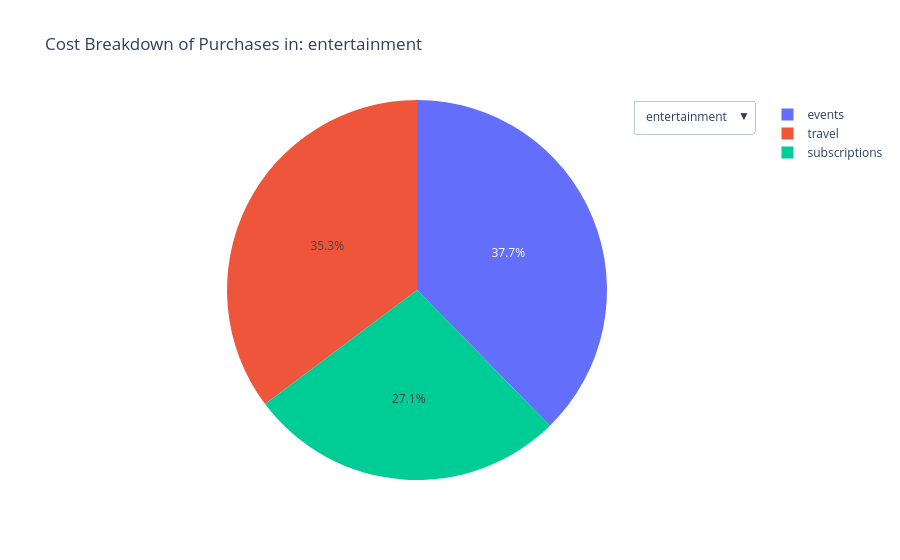

This figure's notebook cell:
### Code cell
grouped_amount = pie_df.groupby(["Category", "Subcategory"])["Amount"].sum().reset_index(name="total")

categories = grouped_amount["Category"].unique()

fig = go.Figure()

for i, category in enumerate(categories):
    category_df = grouped_amount[grouped_amount["Category"] == category]

    fig.add_trace(

        go.Pie(
            labels = category_df["Subcategory"],
            values = category_df["total"],
            name = category,
            visible = (i == 0),
            hovertemplate = "%{label}: $%{value}<extra></extra>"
        )

    )

fig.update_layout(

    updatemenus=[

        dict(
            buttons = [
                dict(
                    label = category,
                    method = "update",
                    args = [
                        {"visible": [j == i for j in range(len(categories))]},
                        {"title": f"Number of Purchases in: {category}"}
                    ]
                )
                for i, category in enumerate(categories)
            ],
            direction = "down",
            x = 1,
            y = 1,
        )

    ],
    title = f"Cost Breakdown of Purchases in: {categories[0]}"
)

fig.show()

### Figure 1 — Plotly figure (JSON) as saved in the notebook; plotly's stock layout.template omitted (floating-point values rounded to 4 significant figures)
{"data": [{"hovertemplate": "%{label}: $%{value}<extra></extra>", "labels": ["events", "subscriptions", "travel"], "name": "entertainment", "type": "pie", "values": [322.9, 232.2, 302.2], "visible": true}, {"hovertemplate": "%{label}: $%{value}<extra></extra>", "labels": ["groceries"], "name": "food", "type": "pie", "values": [174.1], "visible": false}, {"hovertemplate": "%{label}: $%{value}<extra></extra>", "labels": ["cosmetics", "gym"], "name": "health", "type": "pie", "values": [499.9, 322.5], "visible": false}, {"hovertemplate": "%{label}: $%{value}<extra></extra>", "labels": ["insurance"], "name": "housing", "type": "pie", "values": [169.0], "visible": false}, {"hovertemplate": "%{label}: $%{value}<extra></extra>", "labels": ["life", "transportation"], "name": "insurance", "type": "pie", "values": [431.9, 11.3], "visible": false}, {"hovertemplate": "%{label}: $%{value}<extra></extra>", "labels": ["general", "medication", "specialty"], "name": "medical", "type": "pie", "values": [130.2, 233.3, 36.22], "visible": false}, {"hovertemplate": "%{label}: $%{value}<extra></extra>", "labels": ["donations"], "name": "miscellaneous", "type": "pie", "values": [210.2], "visible": false}, {"hovertemplate": "%{label}: $%{value}<extra></extra>", "labels": ["insurance", "maintenence", "registration"], "name": "transportation", "type": "pie", "values": [336.2, 398.9, 65.6], "visible": false}, {"hovertemplate": "%{label}: $%{value}<extra></extra>", "labels": ["electricity", "internet", "water"], "name": "utilities", "type": "pie", "values": [585.9, 266.2, 512.8], "visible": false}], "layout": {"title": {"text": "Cost Breakdown of Purchases in: entertainment"}, "updatemenus": [{"buttons": [{"args": [{"visible": [true, false, false, false, false, false, false, false, false]}, {"title": "Number of Purchases in: entertainment"}], "label": "entertainment", "method": "update"}, {"args": [{"visible": [false, true, false, false, false, false, false, false, false]}, {"title": "Number of Purchases in: food"}], "label": "food", "method": "update"}, {"args": [{"visible": [false, false, true, false, false, false, false, false, false]}, {"title": "Number of Purchases in: health"}], "label": "health", "method": "update"}, {"args": [{"visible": [false, false, false, true, false, false, false, false, false]}, {"title": "Number of Purchases in: housing"}], "label": "housing", "method": "update"}, {"args": [{"visible": [false, false, false, false, true, false, false, false, false]}, {"title": "Number of Purchases in: insurance"}], "label": "insurance", "method": "update"}, {"args": [{"visible": [false, false, false, false, false, true, false, false, false]}, {"title": "Number of Purchases in: medical"}], "label": "medical", "method": "update"}, {"args": [{"visible": [false, false, false, false, false, false, true, false, false]}, {"title": "Number of Purchases in: miscellaneous"}], "label": "miscellaneous", "method": "update"}, {"args": [{"visible": [false, false, false, false, false, false, false, true, false]}, {"title": "Number of Purchases in: transportation"}], "label": "transportation", "method": "update"}, {"args": [{"visible": [false, false, false, false, false, false, false, false, true]}, {"title": "Number of Purchases in: utilities"}], "label": "utilities", "method": "update"}], "direction": "down", "x": 1, "y": 1}]}}
